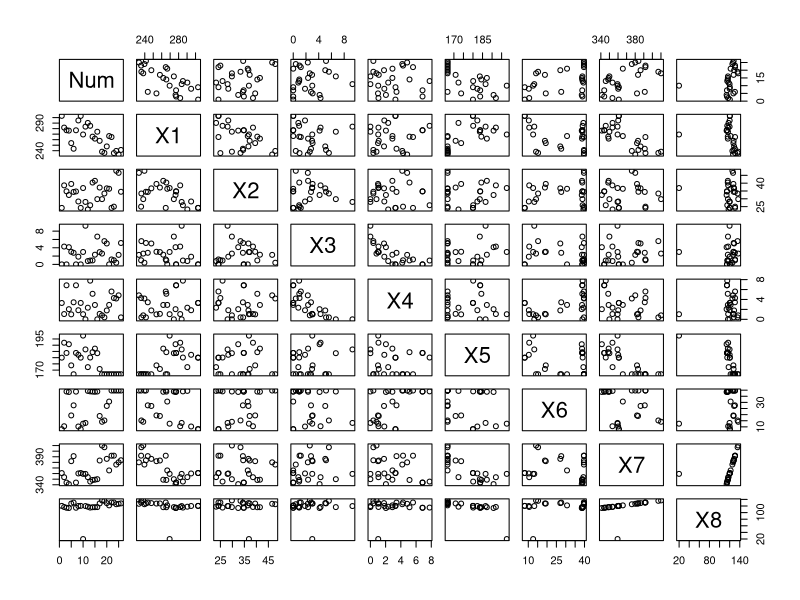
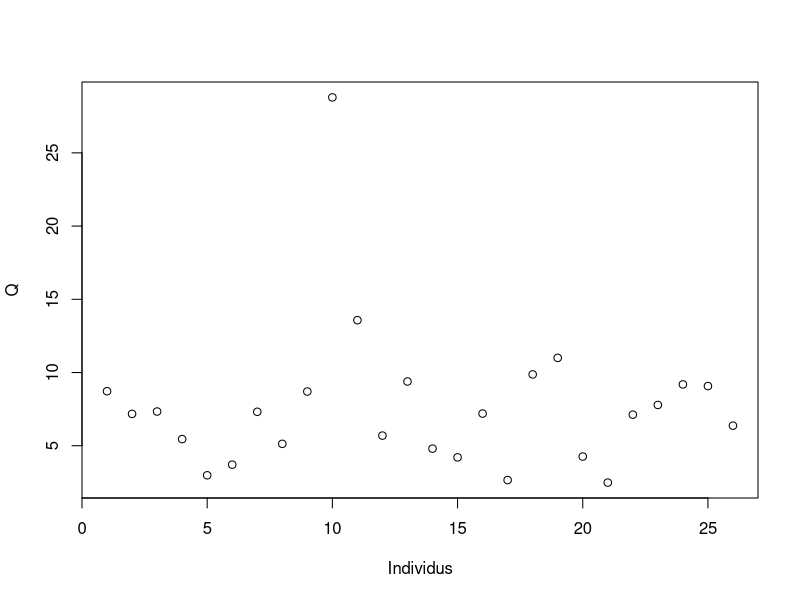
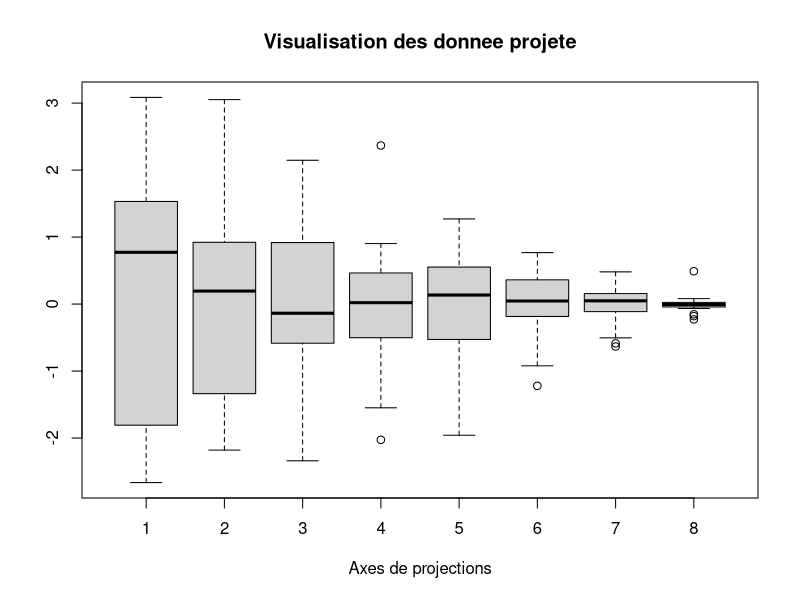
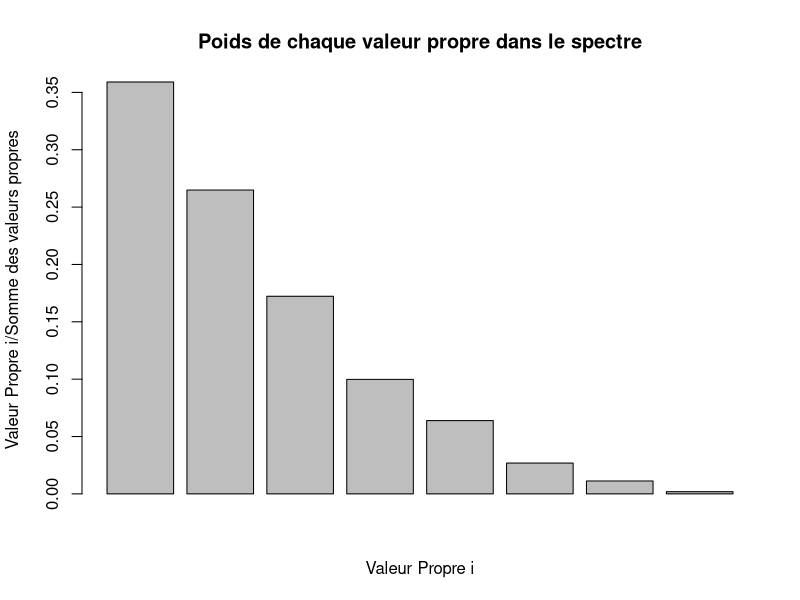
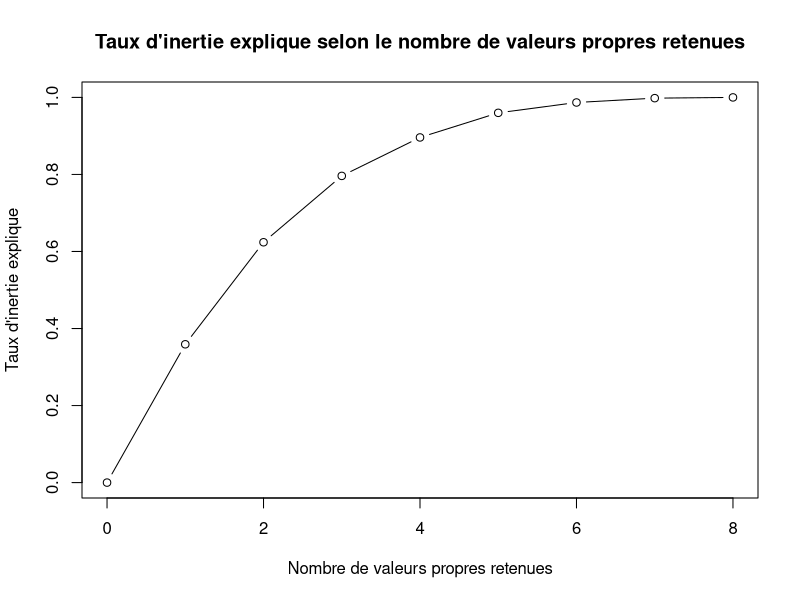
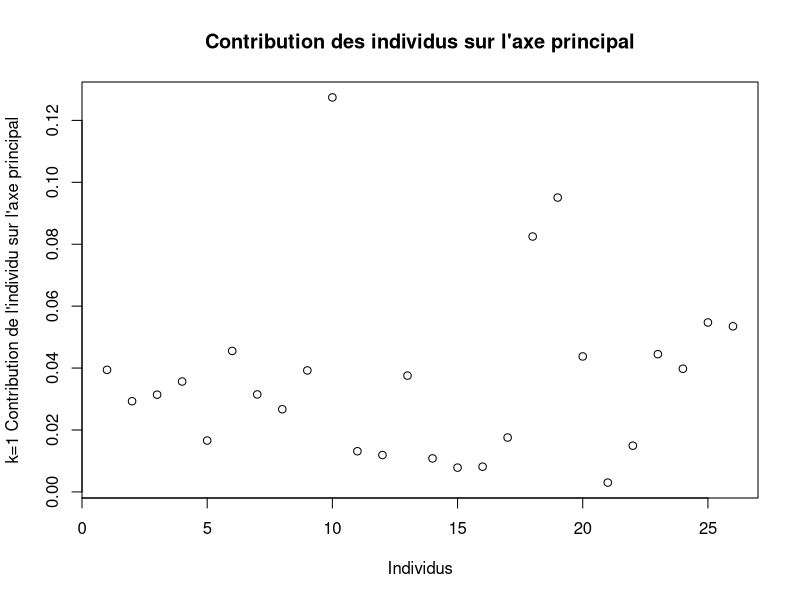
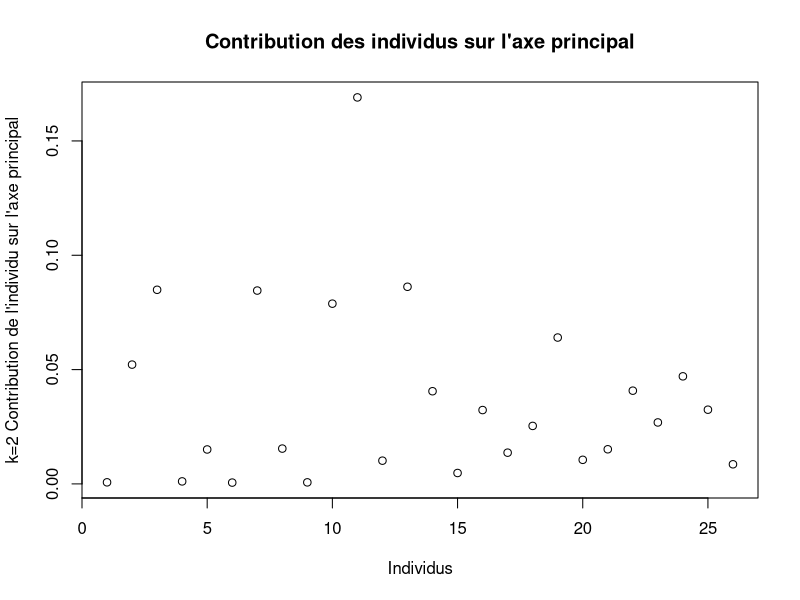
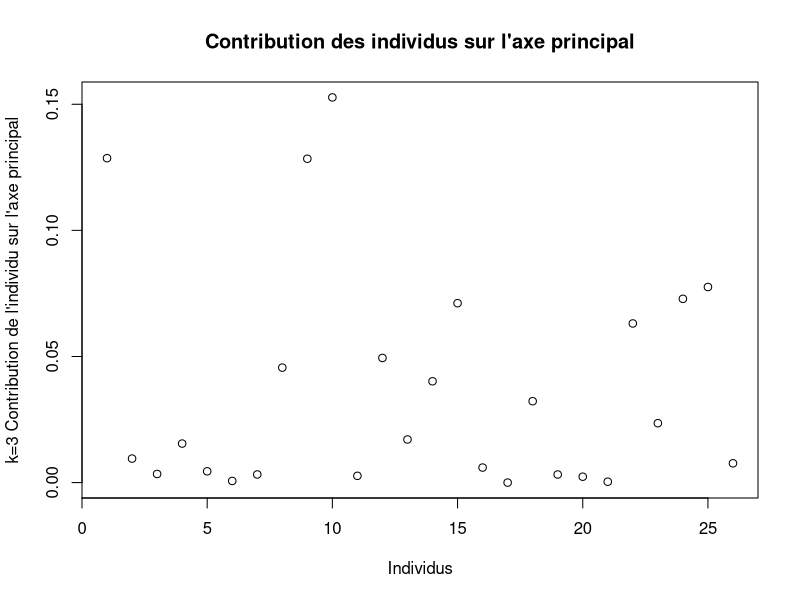

These charts were generated, in order, by the following R code:
#question 1 Visualiser la matrice  de dimension (n,p)
data1<-read.table('data_PDE20.txt',header=TRUE)
plot(data1)
data1 <- data1[,-1]
data <- as.matrix(data1)

a <- colMeans(data1)

class(a)
# dans le cas de centree 
  #d<-scale(data1, center = TRUE, scale = FALSE) #donnee centree

  d<-scale(data1) #donnee normal
  
#question 4  valeur propre et vecteur propre
MatCov<-cov(d, y = d, use = "everything", method = c("pearson", "kendall", "spearman"))
r<-eigen(MatCov)
VecteursPropres<-r$vectors
ValeursPropres<-as.vector(r$values)

#Omi = x u
donnees <- d%*%VecteursPropres

# question 5 l’inertie projetée totale
Q<-(rowSums(donnees[,1:8]^2))
plot(Q,main = "", xlab = "Individus")
IPT <- sum(Q)/26
print(IPT)

# question 6

boxplot(donnees,main="Visualisation des donnee projete", xlab="Axes de projections")
barplot(ValeursPropres/sum(ValeursPropres),main="Poids de chaque valeur propre dans le spectre",
        xlab="Valeur Propre i",
        ylab="Valeur Propre i/Somme des valeurs propres")

TauxInertie=NULL
TauxInertie[1]<-ValeursPropres[1]/sum(ValeursPropres)
for (i in 2:8){
  TauxInertie[i]<-TauxInertie[i-1]+ValeursPropres[i]/sum(ValeursPropres)
}
plot(0:8,c(0,TauxInertie[1:8]),xlim=c(0,8),ylim=c(0,1),
     type="b",main="Taux d'inertie explique selon le nombre de valeurs propres retenues",
     xlab="Nombre de valeurs propres retenues",
     ylab="Taux d'inertie explique")

# question 7
#on dermine que le k=3(k<p)

donnees2 <- d%*%VecteursPropres[,1:3]
print(donnees2)

#question 8
#on dermine que k=5
donnees3 <- d%*%VecteursPropres[,1:5]
Q<-(rowSums(donnees3[,1:5]^2)/rowSums(donnees[,1:8]^2))
print(Q)

#question 9
# Fournir la contribution de ces 8 individus aux 5 premiers axes factoriels
Y=matrix(data = NA,nrow = 26,ncol = 8)
for (j in 1:5){#5 premiers axes factoriels
  Y[,j]<-(1/26)*(donnees3[,j]^2)/(ValeursPropres[j])
}
# 1 contribution
plot(1:26,Y[1:26,1],xlab="Individus",ylab="k=1 Contribution de l'individu sur l'axe principal",
     main="Contribution des individus sur l'axe principal")
# 2 contribution
plot(1:26,Y[1:26,2],xlab="Individus",ylab="k=2 Contribution de l'individu sur l'axe principal",
     main="Contribution des individus sur l'axe principal")
# 3 contribution
plot(1:26,Y[1:26,3],xlab="Individus",ylab="k=3 Contribution de l'individu sur l'axe principal",
     main="Contribution des individus sur l'axe principal")
# 4 contribution
plot(1:26,Y[1:26,4],xlab="Individus",ylab="k=4 Contribution de l'individu sur l'axe principal",
     main="Contribution des individus sur l'axe principal")
# 5 contribution
plot(1:26,Y[1:26,5],xlab="Individus",ylab="k=5 Contribution de l'individu sur l'axe principal",
     main="Contribution des individus sur l'axe principal")


#question 10
#Calculer   la corrélation entre chacune des p variables avec les p composante
R=matrix(data = NA,nrow = 8,ncol = 8)
  # dans le cas de normal
 # for (i in 1:8){
 #   R[i,]<-sqrt(ValeursPropres[i])*VecteursPropres[,i]
 # }

  # dans le cas de centree
for (i in 1:8){
    R[i,]<-sqrt(ValeursPropres[i]/MatCov[i,i])*VecteursPropres[,i]
  }

plot(R[1,],R[2,],xlab="Composantes c",ylab="Variables initiales j",
     main="Correlation lineaire entre une composante c et une variable j")



